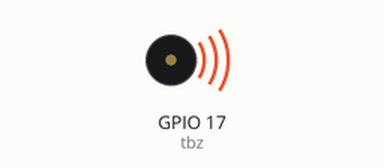
Simulated run of this program. Board: Raspberry Pi (BCM pin numbers). Parts: buzzer (waves = sounding). At 20.5 s the program stops and its outputs stay as they are.

Above: at 0.1 s.
At 20.6 s:
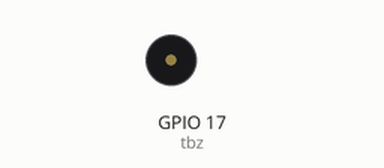
Timing chart, 0 to 22.0 s (numbered marks = the images above):
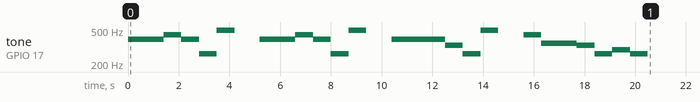

The program:

happybirthday.py
```python
from gpiozero import TonalBuzzer
from time import sleep


tones = ["G", "G", "A", "G", "C", "B", "G", "G", "G", "E", "C", "B", "A", "F", "F", "E", "C", "D", "C"]
octave = 4
between_notes = 0.7

tbz = TonalBuzzer(17)


def play_tones(tones: list):
    for tone in tones:
        tbz.play(tone + str(octave))
        sleep(between_notes)
        tbz.stop()

# Play the song

play_tones(tones[:6])
sleep(1)
play_tones(tones[:6])
sleep(1)
play_tones(tones[6:12])
sleep(1)
play_tones(tones[12:])
```

Measured:
- by itself, tone on GPIO 17 (tbz): plays 392 Hz for 1.4 s, 440 Hz for 0.70 s, 392 Hz for 0.70 s, 262 Hz for 0.70 s, 494 Hz for 0.70 s, 392 Hz for 1.4 s … (20 notes in this stretch)
